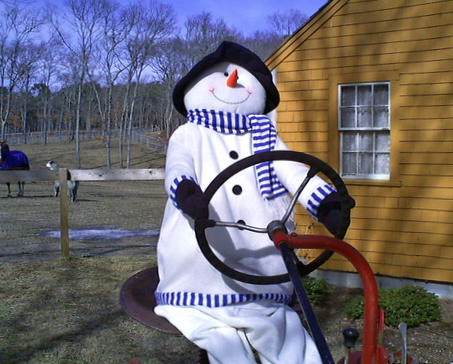
#> input picture week3/Task2/data/Snowman/Snowman.png, 453 x 364 px
$ python task2.py   (older library calls are emulated)
#> lines starting #> are read from the running program, lines starting #| are printed output that depends on the picture; pictures that were not available may be replaced by others from this repository, and a replacement may not be noted
import numpy as np
import cv2
import matplotlib.pyplot as plt
import os
import logging
from datetime import datetime

def setup_logging(image_path):
    result_dir = './results'
    os.makedirs(result_dir, exist_ok=True)

    timestamp = datetime.now().strftime("%Y%m%d_%H%M%S")
    image_name = os.path.basename(image_path).replace('.png', '')
    log_file = os.path.join(result_dir, f'seam_carving_{image_name}_{timestamp}.log')

    logger = logging.getLogger(image_name)
    logger.setLevel(logging.INFO)

    logger.handlers = []

    file_handler = logging.FileHandler(log_file)
    file_handler.setLevel(logging.INFO)
    file_handler.setFormatter(logging.Formatter('%(asctime)s - %(levelname)s - %(message)s'))

    stream_handler = logging.StreamHandler()
    stream_handler.setLevel(logging.INFO)
    stream_handler.setFormatter(logging.Formatter('%(asctime)s - %(levelname)s - %(message)s'))

    logger.addHandler(file_handler)
    logger.addHandler(stream_handler)

    return logger

def normalize(img):
    img = img.astype(np.float64)
    if img.max() > 0:
        img = img / img.max()
    return img

def compute_energy_map(image, saliency=None, depth=None,
                      w_sobel=0.33, w_saliency=0.33, w_depth=0.34):
    gray = cv2.cvtColor(image, cv2.COLOR_BGR2GRAY)
    sobel_x = cv2.Sobel(gray, cv2.CV_64F, 1, 0, ksize=3)
    sobel_y = cv2.Sobel(gray, cv2.CV_64F, 0, 1, ksize=3)
    sobel_mag = np.sqrt(sobel_x**2 + sobel_y**2)
    sobel_mag = normalize(sobel_mag)

    energy = w_sobel * sobel_mag

    if saliency is not None:
        saliency = normalize(saliency)
        energy += w_saliency * saliency

    if depth is not None:
        depth = normalize(depth)
        energy += w_depth * depth

    return energy

def find_vertical_seam(energy_map):
    rows, cols = energy_map.shape
    dp_prev = energy_map[0].copy()
    parent = np.zeros((rows, cols), dtype=np.int32)

    for i in range(1, rows):
        padded = np.pad(dp_prev, (1, 1), mode="constant", constant_values=np.inf)
        left = padded[:-2]
        up = padded[1:-1]
        right = padded[2:]
        min_choice = np.minimum(np.minimum(left, up), right)
        choice = np.argmin(np.stack([left, up, right]), axis=0) - 1
        dp_curr = energy_map[i] + min_choice
        parent[i] = np.arange(cols) + choice
        dp_prev = dp_curr

    seam = np.zeros(rows, dtype=np.int32)
    seam[-1] = np.argmin(dp_prev)
    for i in range(rows-2, -1, -1):
        seam[i] = parent[i+1, seam[i+1]]

    return [(i, seam[i]) for i in range(rows)]

def remove_seam(image, saliency, depth, seam):
    rows, cols, channels = image.shape
    new_image = np.zeros((rows, cols-1, channels), dtype=image.dtype)
    new_saliency = np.zeros((rows, cols-1), dtype=image.dtype)
    new_depth = np.zeros((rows, cols-1), dtype=image.dtype)

    for i, j in seam:
        new_image[i, :j, :] = image[i, :j, :]
        new_image[i, j:, :] = image[i, j+1:, :]
        new_saliency[i, :j] = saliency[i, :j]
        new_saliency[i, j:] = saliency[i, j+1:]
        new_depth[i, :j] = depth[i, :j]
        new_depth[i, j:] = depth[i, j+1:]

    return new_image, new_saliency, new_depth

def seam_carving(image_path, seams_to_remove, visualize=False, saliency_map_path=None, depth_map_path=None):
#> called with image_path = './data/Snowman/Snowman.png', seams_to_remove = 200, visualize = True, saliency_map_path = './data/Snowman/Snowman_SMap.png', depth_map_path = './data/Snowman/Snowman_DMap.png'
    logger = setup_logging(image_path)

    image = cv2.imread(image_path)
#> image is the input picture: shape (364, 453, 3); mean B, G, R 111.8, 105, 109.8
    if image is None:
        logger.error(f"Cannot load image at {image_path}")
        raise ValueError(f"Cannot load image at {image_path}")

    saliency = None
    if saliency_map_path:
        saliency = cv2.imread(saliency_map_path, cv2.IMREAD_GRAYSCALE)
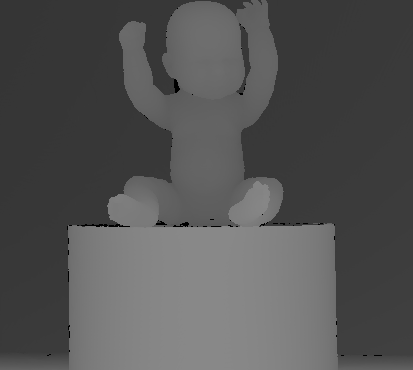
#> input picture week3/Task2/data/Baby/Baby_DMap.png, 413 x 370 px, given in place of Snowman_SMap.png, which was not available
#> saliency is the input picture: shape (370, 413); min 0, max 136, mean 83.2
        if saliency is None:
            logger.error(f"Cannot load saliency map at {saliency_map_path}")
            raise ValueError(f"Cannot load saliency map at {saliency_map_path}")

    depth = None
    if depth_map_path:
        depth = cv2.imread(depth_map_path, cv2.IMREAD_GRAYSCALE)
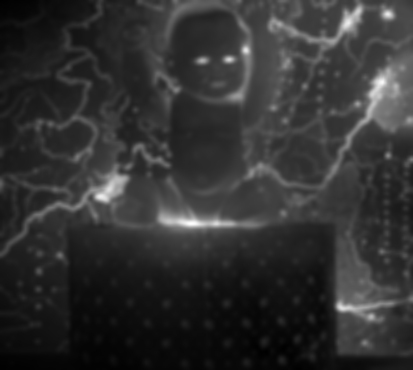
#> input picture week3/Task2/data/Baby/Baby_SMap.png, 413 x 370 px, given in place of Snowman_DMap.png, which was not available
#> depth is the input picture: shape (370, 413); min 0, max 255, mean 49.7
        if depth is None:
            logger.error(f"Cannot load depth map at {depth_map_path}")
            raise ValueError(f"Cannot load depth map at {depth_map_path}")

    energy_map = compute_energy_map(image, saliency, depth)
#> in compute_energy_map, `gray = cv2.cvtColor(image, cv2.COLOR_BGR2GRAY)`:
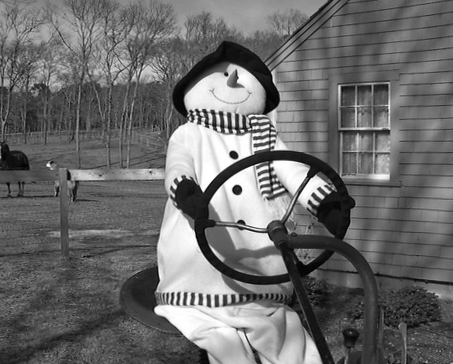
#> gray: shape (364, 453); min 1, max 255, mean 107.2
#> in compute_energy_map, `sobel_y = cv2.Sobel(gray, cv2.CV_64F, 0, 1, ksize=3)`:
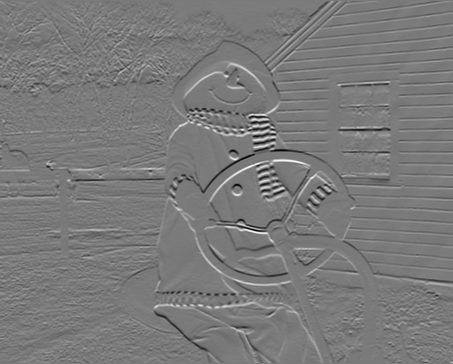
#> sobel_y: shape (364, 453) float64; min -847, max 916, mean -0.6; drawn with min black and max white
#> in compute_energy_map, `sobel_mag = np.sqrt(sobel_x**2 + sobel_y**2)`:
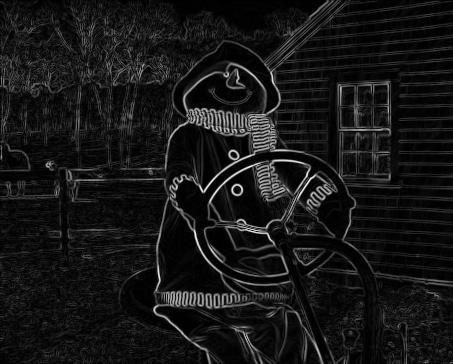
#> sobel_mag: shape (364, 453) float64; min 0, max 1004, mean 88.9; drawn with min black and max white
#> in compute_energy_map, `energy = w_sobel * sobel_mag`:
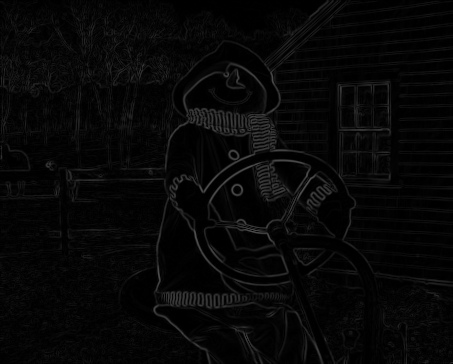
#> energy: shape (364, 453) float64; min 0, max 0.33, mean 0.0292
#> in normalize (call 2), `img = img / img.max()`:
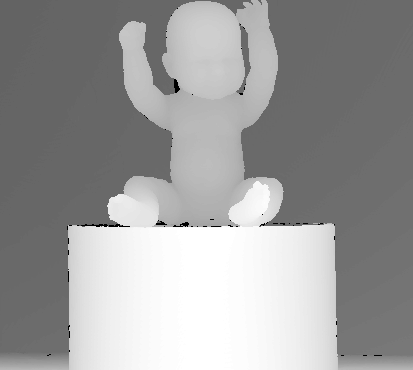
#> img: shape (370, 413) float64; min 0, max 1, mean 0.612

    plt.ion()
    fig, ax = plt.subplots()

    for step in range(seams_to_remove):
        seam = find_vertical_seam(energy_map)
        seam_energy = sum(energy_map[i, j] for i, j in seam)
        logger.info(f"Step {step + 1}: Removed seam with total energy {seam_energy:.4f}")
        logger.info(f"Energy map mean: {energy_map.mean():.4f}, max: {energy_map.max():.4f}")

        if visualize:
            img_copy = image.copy()
            for i, j in seam:
                img_copy[i, j, :] = [0, 0, 255]
            ax.clear()
            ax.imshow(cv2.cvtColor(img_copy, cv2.COLOR_BGR2RGB))
            ax.set_title(f"Seam {step + 1}/{seams_to_remove}")
            plt.draw()
            plt.pause(0.001)

        image, saliency, depth = remove_seam(image, saliency, depth, seam)
        energy_map = compute_energy_map(image, saliency, depth)

    plt.ioff()
    plt.close()

    output_path = os.path.join('results', os.path.basename(image_path).replace('.png', '_resized.png'))
    cv2.imwrite(output_path, image)
    logger.info(f"Saved output image to {output_path}")

    return image

def main():
    images = ['./data/Snowman/Snowman.png', './data/Baby/Baby.png', './data/Diana/Diana.png']
    seams_to_remove = 200
    visualize = True

    for img in images:
        logger = setup_logging(img)
        logger.info(f"Processing {img}...")
        seam_carving(img, seams_to_remove, visualize=visualize,
                    saliency_map_path=img.replace('.png', '_SMap.png'),
                    depth_map_path=img.replace('.png', '_DMap.png'))

if __name__ == '__main__':
#> (the run stopped early here; a loop or call above may not have finished)
